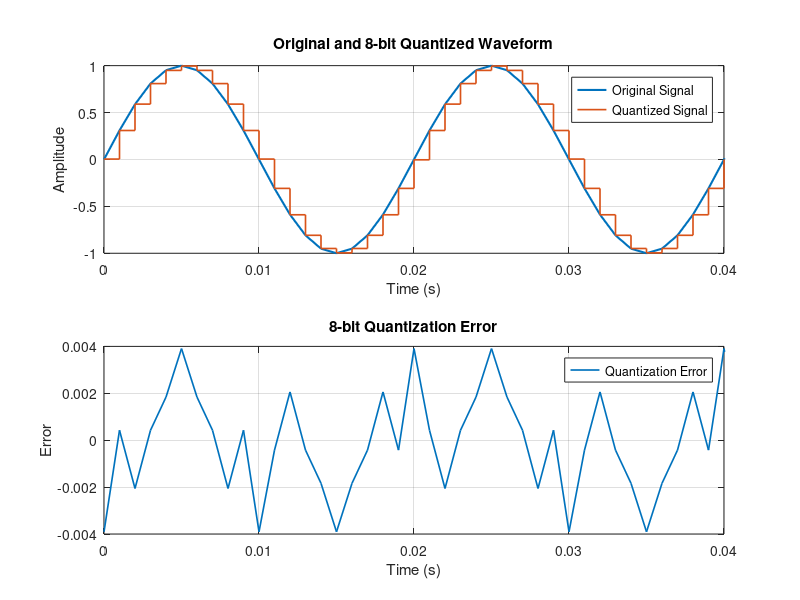
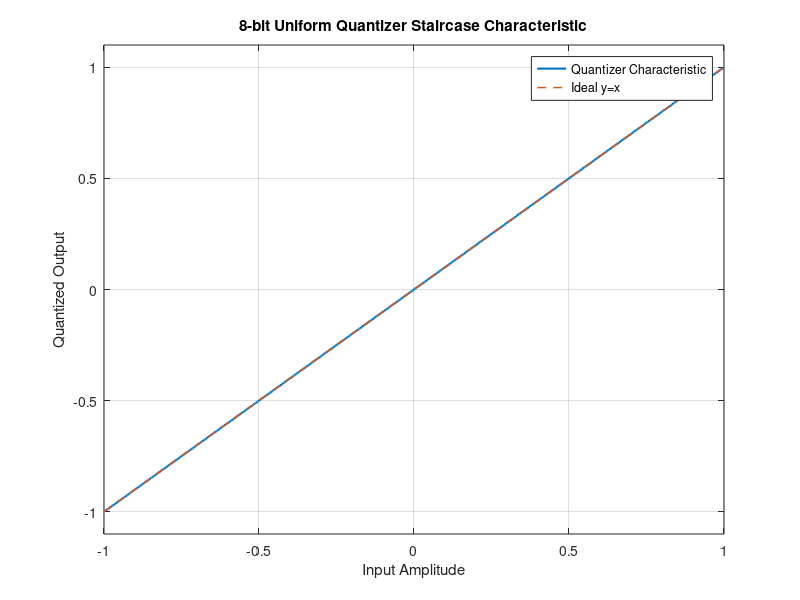
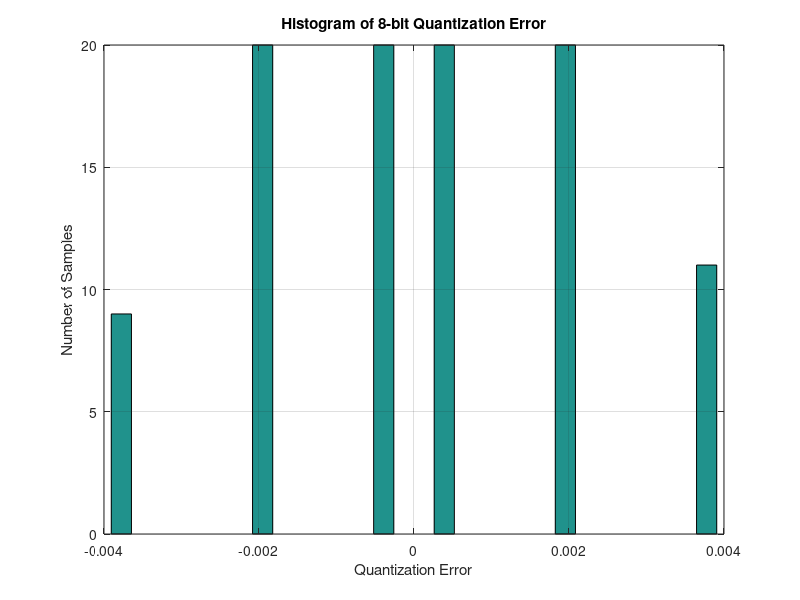
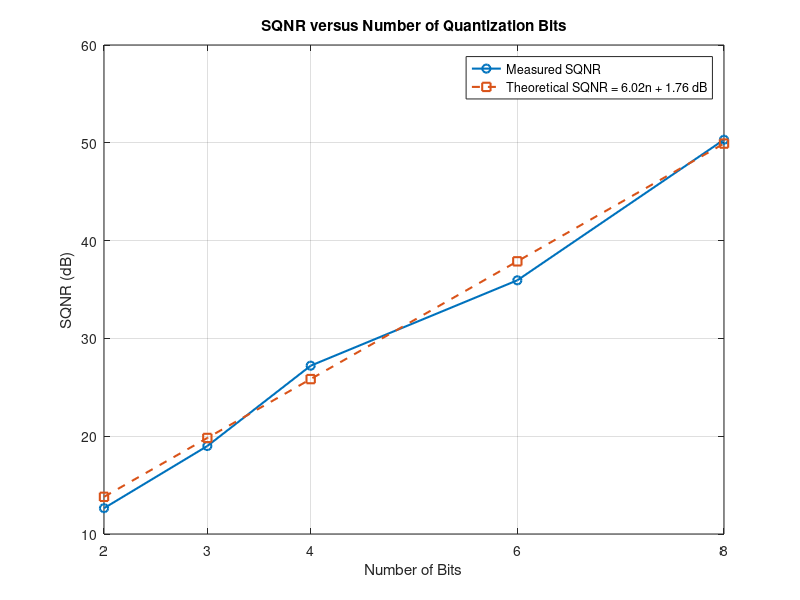

Write MATLAB code to recreate these figures, in order.
clc;
clear;
close all;

% ============================================================
% EXPERIMENT 4
% UNIFORM QUANTIZATION AND PCM
% ============================================================

fprintf('\n');
fprintf('============================================================\n');
fprintf('       EXPERIMENT 4 - UNIFORM QUANTIZATION AND PCM\n');
fprintf('============================================================\n');


% ------------------------------------------------------------
% 1. Generate and normalize sinusoidal signal
% ------------------------------------------------------------

% Signal parameters
f0 = 50;                 % Signal frequency (Hz)
Fs = 1000;               % Sampling frequency (Hz)
T = 0.1;                 % Observation time (seconds)

% Time vector
t = 0:1/Fs:T-1/Fs;

% Original sinusoidal signal
x = sin(2*pi*f0*t);

% Normalize signal to [-1,1]
x = x / max(abs(x));

fprintf('\nSignal parameters:\n');
fprintf('Signal frequency = %d Hz\n', f0);
fprintf('Sampling frequency = %d Hz\n', Fs);
fprintf('Observation time = %.2f seconds\n', T);

fprintf('\nSignal range after normalization:\n');
fprintf('Minimum = %.4f\n', min(x));
fprintf('Maximum = %.4f\n', max(x));


% ------------------------------------------------------------
% 2. Number of bits to test
% ------------------------------------------------------------

bits = [2 3 4 6 8];

num_cases = length(bits);

% Arrays for storing results
SQNR_measured = zeros(1,num_cases);
SQNR_theoretical = zeros(1,num_cases);
MSE = zeros(1,num_cases);


% ------------------------------------------------------------
% 3. Process each quantization case
% ------------------------------------------------------------

for k = 1:num_cases

    % Number of bits
    n = bits(k);

    % Number of quantization levels
    L = 2^n;

    % Quantization step size
    Delta = 2/L;


    % --------------------------------------------------------
    % Uniform quantizer
    % --------------------------------------------------------

    % Calculate quantizer index
    %
    % Index range:
    % 0 <= index <= L-1

    index = floor((x + 1)/Delta);

    % Make sure indices stay within valid range
    index(index < 0) = 0;
    index(index > L-1) = L-1;


    % --------------------------------------------------------
    % Reconstruct quantized signal
    % --------------------------------------------------------

    % Midpoint reconstruction
    xq = -1 + (index + 0.5)*Delta;


    % --------------------------------------------------------
    % Quantization error
    % --------------------------------------------------------

    error_signal = x - xq;


    % --------------------------------------------------------
    % Mean Square Error
    % --------------------------------------------------------

    MSE(k) = mean(error_signal.^2);


    % --------------------------------------------------------
    % Signal power
    % --------------------------------------------------------

    signal_power = mean(x.^2);


    % --------------------------------------------------------
    % SQNR
    % --------------------------------------------------------

    SQNR_measured(k) = 10*log10(signal_power/MSE(k));


    % --------------------------------------------------------
    % Theoretical SQNR
    %
    % SQNR = 6.02n + 1.76 dB
    % --------------------------------------------------------

    SQNR_theoretical(k) = 6.02*n + 1.76;


    % --------------------------------------------------------
    % PCM encoding
    % --------------------------------------------------------

    % Convert quantizer indices into n-bit binary words

    pcm_words = dec2bin(index,n);


    % --------------------------------------------------------
    % Display results
    % --------------------------------------------------------

    fprintf('\n------------------------------------------------------------\n');
    fprintf('Quantization with n = %d bits\n',n);
    fprintf('Number of levels L = %d\n',L);
    fprintf('Quantization step Delta = %.6f\n',Delta);
    fprintf('MSE = %.8f\n',MSE(k));
    fprintf('Measured SQNR = %.4f dB\n',SQNR_measured(k));
    fprintf('Theoretical SQNR = %.4f dB\n',SQNR_theoretical(k));

end


% ============================================================
% 4. Display SQNR results table
% ============================================================

fprintf('\n\n============================================================\n');
fprintf('                 SQNR RESULTS\n');
fprintf('============================================================\n');

fprintf('\n');
fprintf(' Bits     Levels       MSE       Measured SQNR    Theoretical SQNR\n');
fprintf('--------------------------------------------------------------------\n');

for k = 1:num_cases

    n = bits(k);
    L = 2^n;

    fprintf('  %d        %3d       %.8f       %8.4f dB        %8.4f dB\n', ...
        n,L,MSE(k),SQNR_measured(k),SQNR_theoretical(k));

end


% ============================================================
% 5. Use 8-bit case for detailed visualization
% ============================================================

n = 8;

L = 2^n;

Delta = 2/L;


% Quantizer index
index = floor((x + 1)/Delta);

index(index < 0) = 0;
index(index > L-1) = L-1;


% Quantized signal
xq = -1 + (index + 0.5)*Delta;


% Quantization error
error_signal = x - xq;


% PCM words
pcm_words = dec2bin(index,n);


% ============================================================
% 6. Display sample values, indices and PCM words
% ============================================================

fprintf('\n\n============================================================\n');
fprintf('          8-BIT PCM SAMPLE INFORMATION\n');
fprintf('============================================================\n');

fprintf('\n');
fprintf(' Sample       Original       Index       PCM Word       Quantized\n');
fprintf('------------------------------------------------------------------\n');

num_display = min(15,length(x));

for i = 1:num_display

    fprintf('  %3d        %8.4f        %3d        %s        %8.4f\n', ...
        i,x(i),index(i),pcm_words(i,:),xq(i));

end


% ============================================================
% 7. Mandatory validation
% ============================================================

fprintf('\n\n============================================================\n');
fprintf('              MANDATORY VALIDATION\n');
fprintf('============================================================\n');

validation_passed = true;


for k = 1:num_cases

    n = bits(k);
    L = 2^n;

    % Calculate indices again
    index_test = floor((x + 1)/(2/L));

    index_test(index_test < 0) = 0;
    index_test(index_test > L-1) = L-1;

    % Check index range
    min_index = min(index_test);
    max_index = max(index_test);

    % Generate PCM words
    pcm_test = dec2bin(index_test,n);

    % Check PCM word length
    word_lengths = size(pcm_test,2);

    fprintf('\n%d-bit case:\n',n);

    fprintf('Index range = %d to %d\n', ...
        min_index,max_index);

    fprintf('Required index range = 0 to %d\n',L-1);

    fprintf('PCM word length = %d bits\n',word_lengths);

    fprintf('Required PCM word length = %d bits\n',n);


    % Validation conditions

    if min_index >= 0 && max_index <= L-1

        fprintf('Index validation: PASSED\n');

    else

        fprintf('Index validation: FAILED\n');
        validation_passed = false;

    end


    if word_lengths == n

        fprintf('PCM word length validation: PASSED\n');

    else

        fprintf('PCM word length validation: FAILED\n');
        validation_passed = false;

    end

end


fprintf('\n------------------------------------------------------------\n');

if validation_passed
    fprintf('OVERALL VALIDATION: PASSED\n');
else
    fprintf('OVERALL VALIDATION: FAILED\n');
end

fprintf('------------------------------------------------------------\n');


% ============================================================
% 8. Figure 1 - Original and Quantized Waveforms
% ============================================================

figure('Color','w','Position',[50 50 1200 800]);

subplot(2,1,1);

plot(t,x,'LineWidth',1.5);
hold on;

stairs(t,xq,'LineWidth',1.2);

xlim([0 0.04]);

grid on;

title('Original and 8-bit Quantized Waveform');

xlabel('Time (s)');
ylabel('Amplitude');

legend('Original Signal','Quantized Signal');

hold off;


% ============================================================
% 9. Figure 1 - Quantization Error
% ============================================================

subplot(2,1,2);

plot(t,error_signal,'LineWidth',1.2);

xlim([0 0.04]);

grid on;

title('8-bit Quantization Error');

xlabel('Time (s)');
ylabel('Error');

legend('Quantization Error');


% ============================================================
% 10. Figure 2 - Staircase Characteristic
% ============================================================

% Create input values covering the complete range

x_characteristic = -1:0.001:1;

% Calculate indices

index_characteristic = floor((x_characteristic + 1)/Delta);

% Limit indices

index_characteristic(index_characteristic < 0) = 0;
index_characteristic(index_characteristic > L-1) = L-1;


% Calculate quantized values

xq_characteristic = -1 + ...
    (index_characteristic + 0.5)*Delta;


figure('Color','w','Position',[100 100 1000 700]);

plot(x_characteristic,xq_characteristic,'LineWidth',1.5);

hold on;

plot([-1 1],[-1 1],'--','LineWidth',1);

grid on;

xlabel('Input Amplitude');
ylabel('Quantized Output');

title('8-bit Uniform Quantizer Staircase Characteristic');

legend('Quantizer Characteristic','Ideal y=x');

xlim([-1 1]);
ylim([-1.1 1.1]);

hold off;


% ============================================================
% 11. Figure 3 - Quantization Error Histogram
% ============================================================

figure('Color','w','Position',[150 150 1000 700]);

hist(error_signal,30);

grid on;

title('Histogram of 8-bit Quantization Error');

xlabel('Quantization Error');

ylabel('Number of Samples');


% ============================================================
% 12. Figure 4 - SQNR versus Number of Bits
% ============================================================

figure('Color','w','Position',[200 200 1000 700]);

plot(bits,SQNR_measured,'o-','LineWidth',1.5);

hold on;

plot(bits,SQNR_theoretical,'s--','LineWidth',1.5);

grid on;

xlabel('Number of Bits');

ylabel('SQNR (dB)');

title('SQNR versus Number of Quantization Bits');

legend('Measured SQNR','Theoretical SQNR = 6.02n + 1.76 dB');

xticks(bits);

hold off;


% ============================================================
% 13. Display final theoretical relationship
% ============================================================

fprintf('\n\n============================================================\n');
fprintf('                    CONCLUSION\n');
fprintf('============================================================\n');

fprintf('\nAs the number of bits increases:\n');
fprintf('- Number of quantization levels increases.\n');
fprintf('- Quantization step size decreases.\n');
fprintf('- Quantization error decreases.\n');
fprintf('- SQNR increases.\n');

fprintf('\nThe theoretical SQNR relationship is:\n');
fprintf('SQNR = 6.02n + 1.76 dB\n');

fprintf('\nExperiment 4 completed successfully.\n');
fprintf('============================================================\n');
